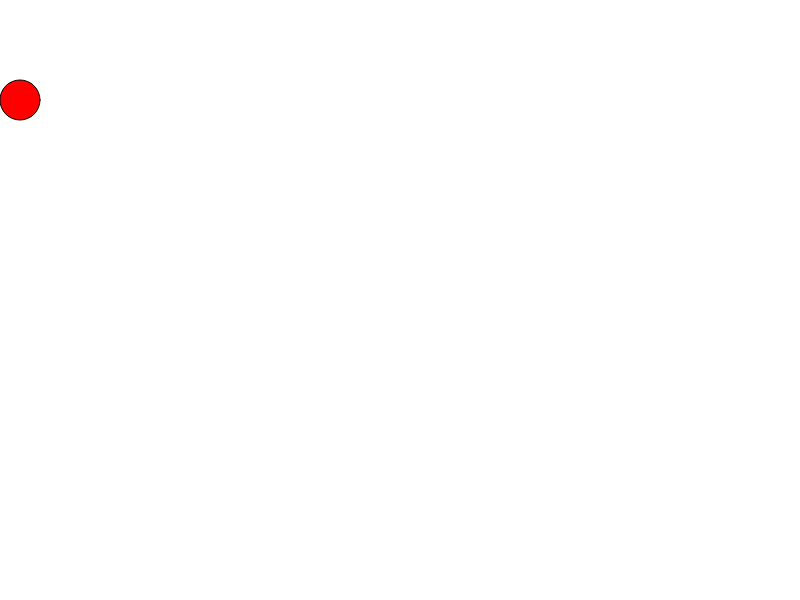
Frame 1 (no input)
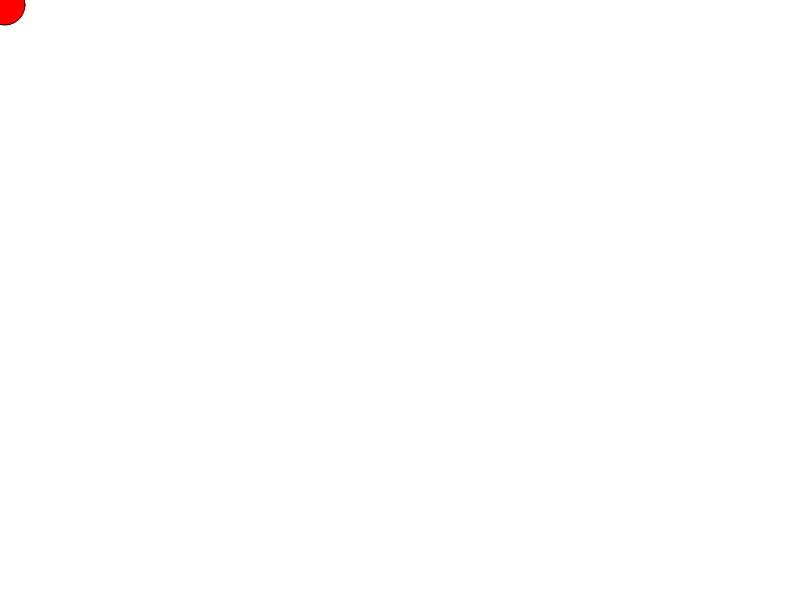
Frame 60 (no input)
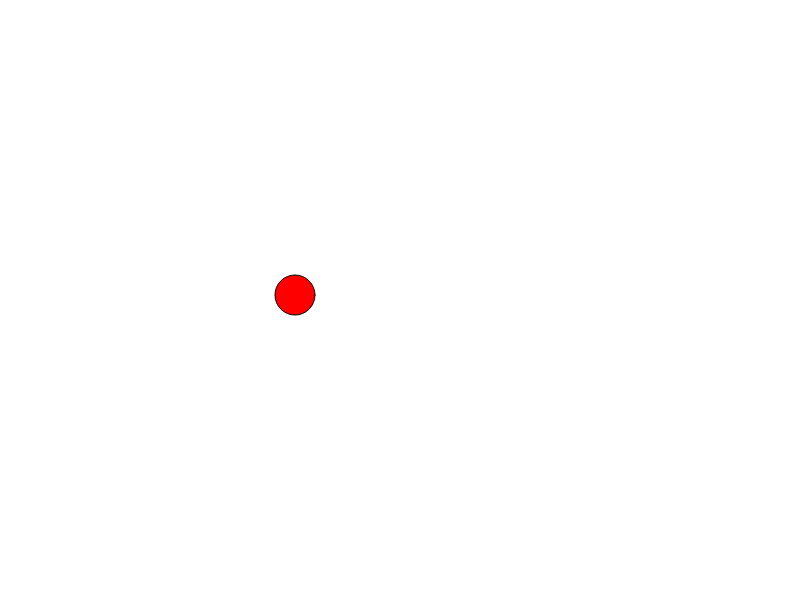
Frame 120 (the mouse pressed at the canvas centre since frame 60)

The p5.js sketch that drew these frames (run headless with seeded random() and noise() and a simulated clock; from frame 60 on, the mouse is pressed at the canvas centre):

// p5.js sketch
// ── sketch.js
"use strict";


// declare global variables

let ball;

let GREY = 80;
let RED = "#bb2a27";
let GREEN = "#8cc542";
let BLUE = "#28a9e0";
let ORANGE = "#faaf3b";
let BROWN = "#aa6c39";
let WHITE = "#ffffff";
let BLACK = "#000000";

function setup(){
    createCanvas(800,600);

    // Initialize Global Variables

    ball = [];
	for (let n = 0; n < 800 ; n += 800){
        ball.push(new Circle());
	}
}

// DRAW FUNCTION - Loops @ 60FPS by default
function draw(){
     // draw 
        background("WHITE");
        

    for(let i = 0; i < ball.length; i++){
        ball[i].movement();
        ball[i].show();
    }
}
// ── circle.js
class Circle{
    constructor(){
        this.x = 20;
        this.y = 100;
        this.r = 20;
        this.xSpeed = 0;
        this.ySpeed = 0;
        this.col = this.col;
    }
    movement(){
        this.x += this.xSpeed;
        this.y += this.ySpeed;

        if (mouseX > this.x){
            this.xSpeed = 5;
        } else if (mouseX < this.x){
            this.xSpeed = -5;
        }
         
        if (mouseY > this.y){
            this.ySpeed = 5;
        }else if(mouseY < this.y){
            this.ySpeed = -5;
    }
}
    show(){
        fill("RED");
        ellipse(this.x,this.y, 2*this.r);
    }
}
